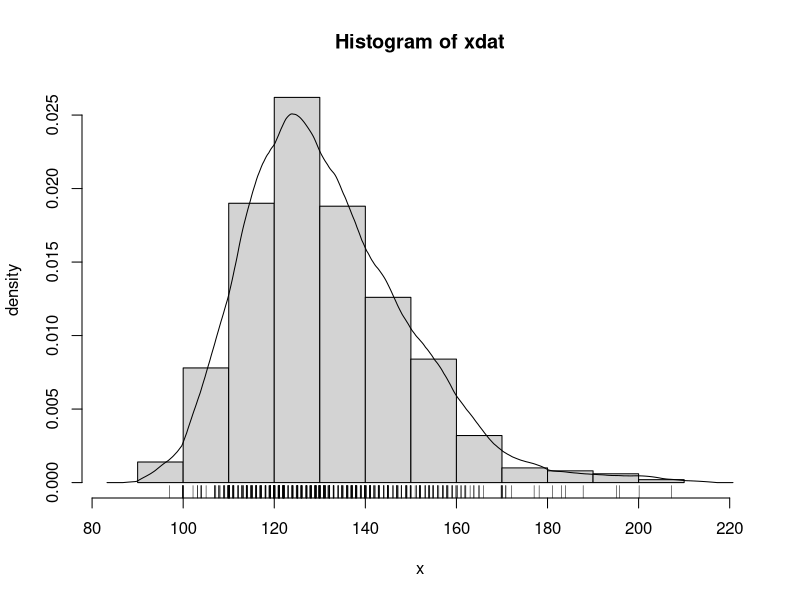
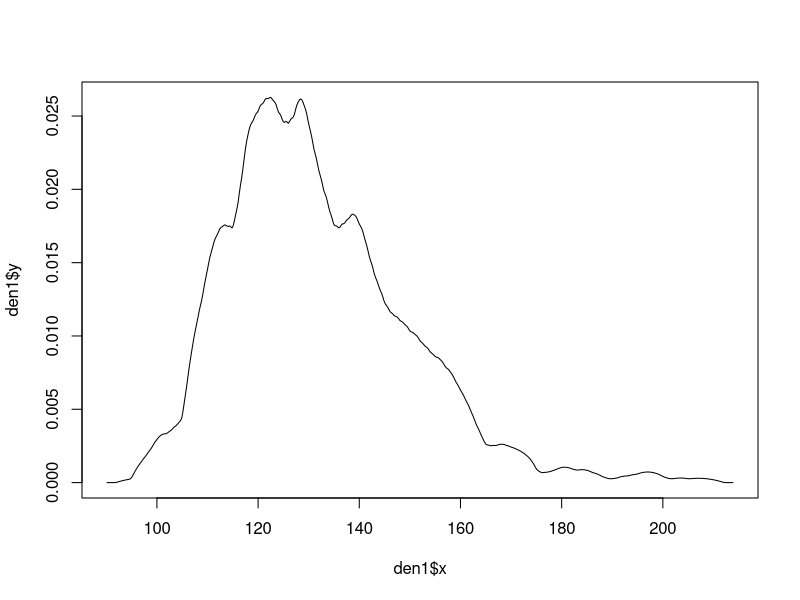

The R script that drew these images, in order:
# UNIVARIATE KERNEL DENSITY ESTIMATION
# BANDWIDTH SELECTION BY SHEATHER AND JONES (1991) METHOD

a = read.table('sbp1dat.txt')
xdat = a[,1]
adj = 1
den = density(xdat,bw="SJ",kernel='epanechnikov',adjust=adj)
x = den$x
f = den$y
fmin = min(f)
fmax = max(f)
histo = hist(xdat, plot=FALSE)
hden = histo$den
hmin = min(hden)
hmax = max(hden)
dlo = min(fmin,hmin)
dhi = max(fmax,hmax)
hist(xdat, xlim=range(x), ylim=c(dlo,dhi), xlab="x", ylab="density", 
 breaks='Scott', probability=TRUE)
lines(x,f,lty=1)
rug(jitter(xdat))
bw=den$bw
print(bw)

adj = 0.5
den1 = density(xdat,bw="SJ",kernel='epanechnikov',adjust=adj)
plot(den1$x,den1$y,type='l')

